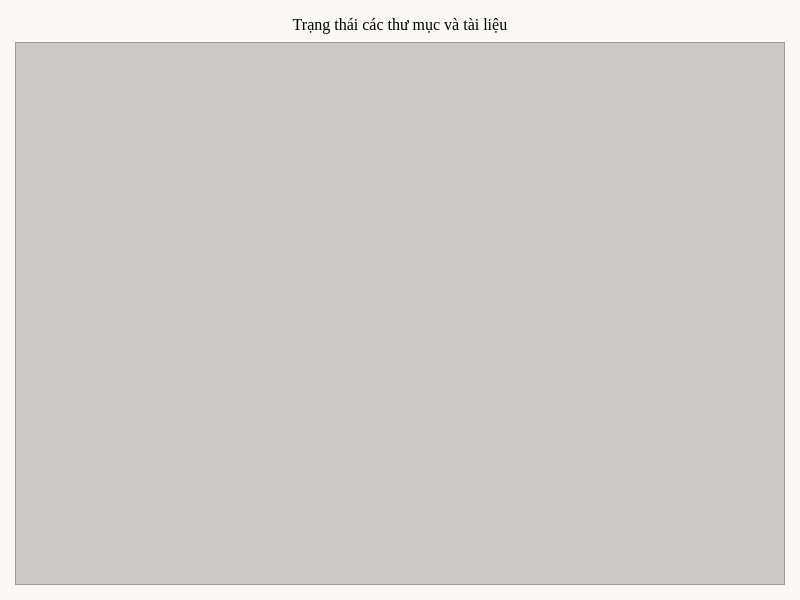
<?xml version="1.0" encoding="UTF-8"?>
<ui version="4.0">
 <class>Dialog</class>
 <widget class="QDialog" name="Dialog">
  <property name="geometry">
   <rect>
    <x>0</x>
    <y>0</y>
    <width>800</width>
    <height>600</height>
   </rect>
  </property>
  <property name="windowTitle">
   <string>Bảng trạng thái</string>
  </property>
  <property name="windowIcon">
   <iconset resource="../resources.qrc">
    <normaloff>:/images/ui/images/icon_remove_background.png</normaloff>:/images/ui/images/icon_remove_background.png</iconset>
  </property>
  <property name="styleSheet">
   <string notr="true">QLabel {
color:black;
}
QDialog {
background-color:rgb(250, 249, 246);
}
</string>
  </property>
  <layout class="QVBoxLayout" name="verticalLayout">
   <property name="spacing">
    <number>8</number>
   </property>
   <property name="leftMargin">
    <number>15</number>
   </property>
   <property name="topMargin">
    <number>15</number>
   </property>
   <property name="rightMargin">
    <number>15</number>
   </property>
   <property name="bottomMargin">
    <number>15</number>
   </property>
   <item>
    <widget class="QLabel" name="label">
     <property name="font">
      <font>
       <family>Times New Roman</family>
       <pointsize>12</pointsize>
      </font>
     </property>
     <property name="layoutDirection">
      <enum>Qt::LayoutDirection::LeftToRight</enum>
     </property>
     <property name="text">
      <string>Trạng thái các thư mục và tài liệu</string>
     </property>
     <property name="alignment">
      <set>Qt::AlignmentFlag::AlignCenter</set>
     </property>
    </widget>
   </item>
   <item>
    <widget class="QTableWidget" name="tableWidget">
     <property name="styleSheet">
      <string notr="true">

QTableWidget::item:alternate {
    background: #EEEEEE;
}

QTableWidget::item:selected {
    border: 1px solid #6a6ea9;
	color:white;
}

QTableWidget::item:selected:!active {
    background: qlineargradient(x1: 0, y1: 0, x2: 0, y2: 1,
                                stop: 0 #ABAFE5, stop: 1 #8588B2);
	color:white;
}

QTableWidget::item:selected:active {
    background: qlineargradient(x1: 0, y1: 0, x2: 0, y2: 1,
                                stop: 0 #6a6ea9, stop: 1 #888dd9);
	color:white;
}

QTableWidget::item:hover {
    background: qlineargradient(x1: 0, y1: 0, x2: 0, y2: 1,
                                stop: 0 #FAFBFE, stop: 1 #DCDEF1);
}

QTableWidget {
    show-decoration-selected: 1; /* make the selection span the entire width of the view */
	background-color:rgb(203, 201, 196);
	color:black;
}</string>
     </property>
     <property name="editTriggers">
      <set>QAbstractItemView::EditTrigger::AnyKeyPressed|QAbstractItemView::EditTrigger::DoubleClicked</set>
     </property>
    </widget>
   </item>
  </layout>
 </widget>
 <resources>
  <include location="../resources.qrc"/>
 </resources>
 <connections/>
</ui>
